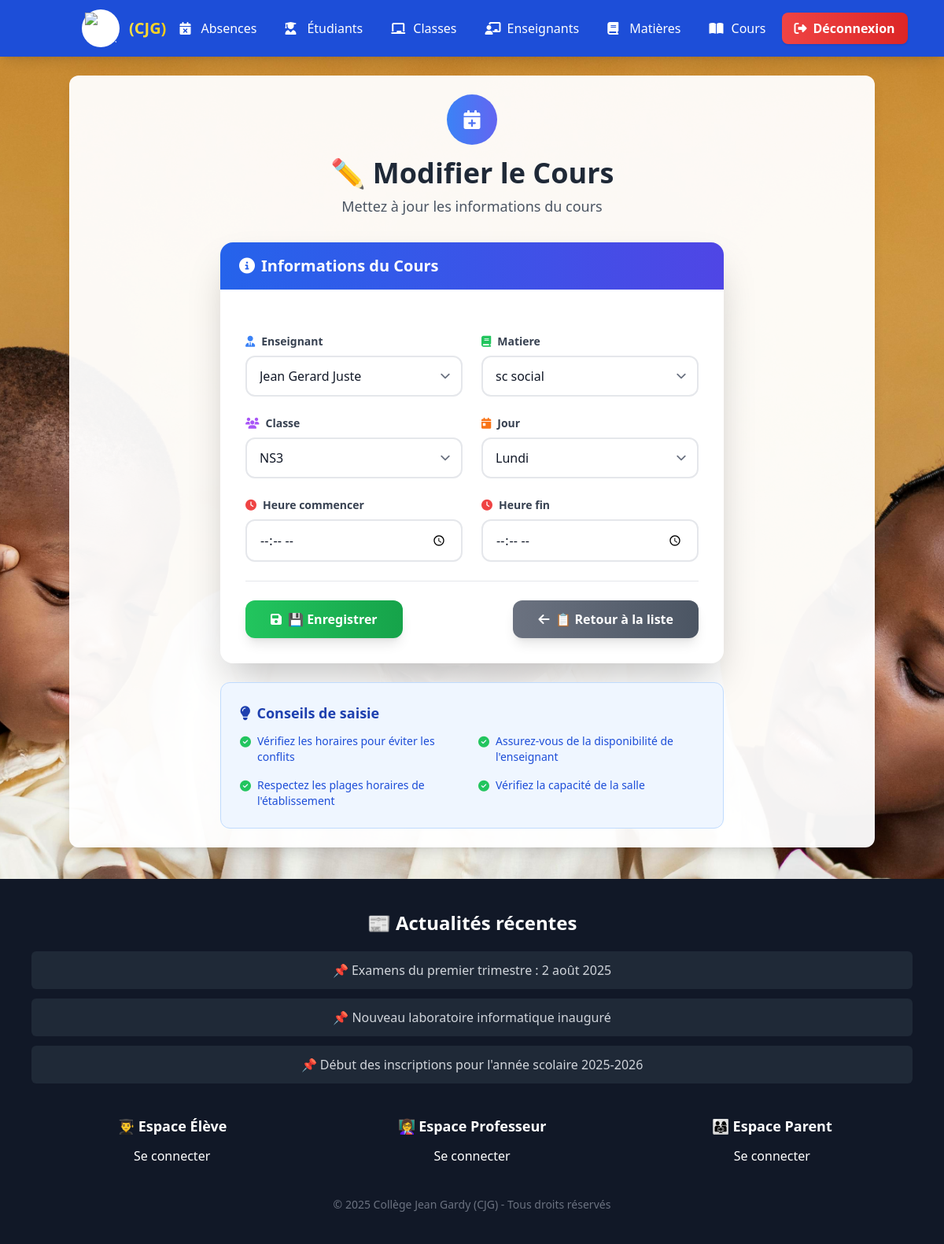
The page /cours/update/1/ (signed in) on the database its author committed.
### cours/models.py (models this page shows, shortened)
class Cours(models.Model):
    JOUR_CHOICES = [
        ('Lundi', 'Lundi'),
        ('Mardi', 'Mardi'),
        ('Mercredi', 'Mercredi'),
        ('Jeudi', 'Jeudi'),
        ('Vendredi', 'Vendredi'),
        ('Samedi', 'Samedi'),
        ('Dimanche', 'Dimanche'),
    ]
    enseignant = models.ForeignKey("enseignants.Enseignant", on_delete=models.CASCADE, related_name="cours")
    matiere = models.ForeignKey("matieres.Matiere", on_delete=models.CASCADE, related_name="cours")
    classe = models.ForeignKey("classes.Classe", on_delete=models.CASCADE, related_name="cours")
    jour = models.CharField(max_length=10, choices=JOUR_CHOICES ,default='Lundi')
    heure_commencer = models.TimeField()
    heure_fin = models.TimeField()

### cours/views.py (the view)
# urls.py: path('update/<int:pk>/', views.cours_update, name='cours_update'),
def cours_update(request, pk):
    if not request.user.is_staff:
        return HttpResponseForbidden("Vous n'avez pas la permission d'accéder à cette page.")
    cours = get_object_or_404(Cours, pk=pk)
    if request.method == 'POST':
        form = CoursForm(request.POST, instance=cours)
        if form.is_valid():
            form.save()
            return redirect('cours_list')
    else:
        form = CoursForm(instance=cours)
    return render(request, 'cours_form.html', {'form': form})

### cours/forms.py
class CoursForm(forms.ModelForm):
    class Meta:
        model = Cours
        fields = ['enseignant', 'matiere', 'classe', 'jour', 'heure_commencer', 'heure_fin']
        widgets = {
            'jour': forms.Select(attrs={'class': 'form-control'}),
            'heure_commencer': forms.TimeInput(attrs={'type': 'time', 'class': 'form-control'}),
            'heure_fin': forms.TimeInput(attrs={'type': 'time', 'class': 'form-control'}),
        }

### classes/models.py (called while the page is built)
    def __str__(self):
        return f"{self.nom}"

### enseignants/models.py (called while the page is built)
    def __str__(self):
        return f"{self.prenom} {self.nom}"

### matieres/models.py (called while the page is built)
    def __str__(self):
        return f"{self.nom}"

### cours/templates/cours_form.html (shortened to what this page needs)
{% extends 'base.html' %}
{% block content %}
<!DOCTYPE html>
<html lang="fr">
<head>
    <script src="https://cdn.tailwindcss.com"></script>
    <link rel="stylesheet" href="https://cdnjs.cloudflare.com/ajax/libs/font-awesome/6.4.0/css/all.min.css">
</head>
<body class="bg-gradient-to-br from-blue-50 to-indigo-100 min-h-screen py-8">
    <div class="container mx-auto px-4 mb-8">
        <div class="text-center animate-fade-in">
            <div class="w-16 h-16 bg-gradient-to-r from-blue-500 to-indigo-500 rounded-full flex items-center justify-center mx-auto mb-4 text-white">
                <i class="fas fa-calendar-plus text-2xl"></i>
            </div>
            <h1 class="text-3xl lg:text-4xl font-bold text-gray-800 mb-2">
                {% if form.instance.pk %}
                    ✏️ Modifier le Cours
                {% else %}
                    📚 Ajouter un Nouveau Cours
                {% endif %}
            </h1>
            <p class="text-gray-600 text-lg">
                {% if form.instance.pk %}
                    Mettez à jour les informations du cours
                {% else %}
                    Créez un nouveau cours dans l'emploi du temps
                {% endif %}
            </p>
        </div>
    </div>
    <div class="container mx-auto px-4 max-w-2xl">
        <div class="bg-white rounded-2xl shadow-2xl overflow-hidden animate-slide-up">
            <div class="bg-gradient-to-r from-blue-600 to-indigo-600 px-6 py-4">
                <h2 class="text-xl font-semibold text-white flex items-center">
                    <i class="fas fa-info-circle mr-2"></i>
                    Informations du Cours
                </h2>
            </div>
            <form method="post" class="p-6 lg:p-8 space-y-6">
                <div class="grid grid-cols-1 lg:grid-cols-2 gap-6">
                    {% for field in form %}
                    <div class="space-y-2 {% if field.field.widget.input_type == 'checkbox' %}lg:col-span-2{% endif %}">
                        <label for="{{ field.id_for_label }}" class="block text-sm font-semibold text-gray-700 flex items-center">
                            {% if field.name == 'enseignant' %}
                                <i class="fas fa-user-tie mr-2 text-blue-500"></i>
                            {% elif field.name == 'matiere' %}
                                <i class="fas fa-book mr-2 text-green-500"></i>
                            {% elif field.name == 'classe' %}
                                <i class="fas fa-users mr-2 text-purple-500"></i>
                            {% elif field.name == 'jour' %}
                                <i class="fas fa-calendar-day mr-2 text-orange-500"></i>
                            {% elif 'heure' in field.name %}
                                <i class="fas fa-clock mr-2 text-red-500"></i>
                            {% else %}
                                <i class="fas fa-edit mr-2 text-gray-500"></i>
                            {% endif %}
                            {{ field.label }}
                        </label>
                        <div class="relative">
                            {{ field }}
                        </div>
                    </div>
                    {% endfor %}
                </div>
                <div class="flex flex-col sm:flex-row justify-between items-center space-y-4 sm:space-y-0 pt-6 border-t border-gray-200">
                    <button type="submit"
                            class="w-full sm:w-auto bg-gradient-to-r from-green-500 to-green-600 hover:from-green-600 hover:to-green-700 text-white px-8 py-3 rounded-xl font-semibold transition-all duration-300 transform hover:scale-105 shadow-lg flex items-center justify-center space-x-2 order-2 sm:order-1">
                        <i class="fas fa-save"></i>
                        <span>💾 Enregistrer</span>
                    </button>
                    <a href="{% url 'cours_list' %}"
                       class="w-full sm:w-auto bg-gradient-to-r from-gray-500 to-gray-600 hover:from-gray-600 hover:to-gray-700 text-white px-8 py-3 rounded-xl font-semibold transition-all duration-300 transform hover:scale-105 shadow-lg flex items-center justify-center space-x-2 order-1 sm:order-2">
                        <i class="fas fa-arrow-left"></i>
                        <span>📋 Retour à la liste</span>
                    </a>
                </div>
            </form>
        </div>
        <div class="mt-6 bg-blue-50 rounded-xl p-6 border border-blue-200 animate-fade-in">
            <h3 class="text-lg font-semibold text-blue-800 mb-3 flex items-center">
                <i class="fas fa-lightbulb mr-2"></i>
                Conseils de saisie
            </h3>
            <div class="grid grid-cols-1 md:grid-cols-2 gap-4 text-sm text-blue-700">
                <div class="flex items-start space-x-2">
                    <i class="fas fa-check-circle text-green-500 mt-1"></i>
                    <span>Vérifiez les horaires pour éviter les conflits</span>
                </div>
                <div class="flex items-start space-x-2">
                    <i class="fas fa-check-circle text-green-500 mt-1"></i>
                    <span>Assurez-vous de la disponibilité de l'enseignant</span>
                </div>
                <div class="flex items-start space-x-2">
                    <i class="fas fa-check-circle text-green-500 mt-1"></i>
                    <span>Respectez les plages horaires de l'établissement</span>
                </div>
                <div class="flex items-start space-x-2">
                    <i class="fas fa-check-circle text-green-500 mt-1"></i>
                    <span>Vérifiez la capacité de la salle</span>
                </div>
            </div>
        </div>
    </div>
</body>
</html>
{% endblock %}

### authentification/templates/base.html (style rules this page uses)
body { background-position: center; background-repeat: no-repeat; background-attachment: fixed; background-size: cover; transition: background-image 1s ease-in-out; }

### cours/templates/cours_form.html (style rules this page uses)
.animate-fade-in { animation: fadeIn 0.6s ease-in-out; }
.animate-slide-up { animation: slideUp 0.5s ease-out; }
input, select, textarea { width: 100%; padding: 0.75rem 1rem; border: 2px solid #e5e7eb; border-radius: 0.75rem; font-size: 1rem; transition: all 0.3s ease; background: white; }
select { background-position: right 0.5rem center; background-repeat: no-repeat; background-size: 1.5em 1.5em; padding-right: 2.5rem; -webkit-appearance: none; -moz-appearance: none; appearance: none; }

### rows shown on the page
Cours: form "Jean Gerard Juste" "sc social" "NS3" "Lundi"

### other values the page prints
{{ field.label }} "Enseignant" "Matiere" "Classe" "Jour" "Heure commencer" "Heure fin"
